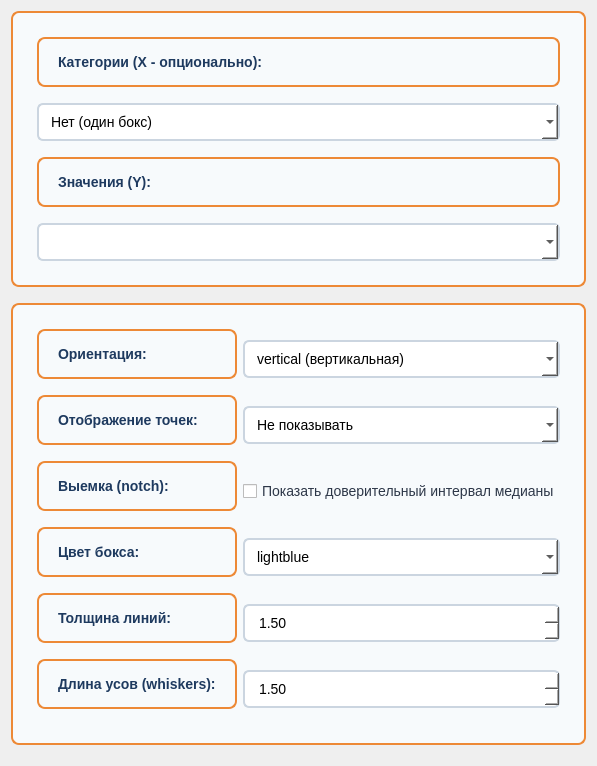
              <widget class="QWidget" name="scrollAreaWidgetContents_box">
               <layout class="QVBoxLayout" name="verticalLayout_box_scroll">
                <!-- Data Selection -->
                <item>
                 <widget class="QFrame" name="box_data_frame">
                  <property name="styleSheet">
                   <string notr="true">QFrame {
    background-color: #f7fafc;
    border: 2px solid #ed8936;
    border-radius: 8px;
    padding: 15px;
    margin-bottom: 10px;
}</string>
                  </property>
                  <layout class="QVBoxLayout" name="verticalLayout_box_data">
                   <item>
                    <widget class="QLabel" name="label_box_category">
                     <property name="styleSheet">
                      <string notr="true">color: #1e3a5f;
font-size: 14px;
font-weight: bold;</string>
                     </property>
                     <property name="text">
                      <string>Категории (X - опционально):</string>
                     </property>
                    </widget>
                   </item>
                   <item>
                    <widget class="QComboBox" name="box_category_combo">
                     <property name="styleSheet">
                      <string notr="true">QComboBox {
    background-color: white;
    border: 2px solid #cbd5e0;
    border-radius: 6px;
    padding: 8px 12px;
    font-size: 14px;
}</string>
                     </property>
                     <item>
                      <property name="text">
                       <string>Нет (один бокс)</string>
                      </property>
                     </item>
                    </widget>
                   </item>
                   <item>
                    <widget class="QLabel" name="label_box_values">
                     <property name="styleSheet">
                      <string notr="true">color: #1e3a5f;
font-size: 14px;
font-weight: bold;
margin-top: 10px;</string>
                     </property>
                     <property name="text">
                      <string>Значения (Y):</string>
                     </property>
                    </widget>
                   </item>
                   <item>
                    <widget class="QComboBox" name="box_values_combo">
                     <property name="styleSheet">
                      <string notr="true">QComboBox {
    background-color: white;
    border: 2px solid #cbd5e0;
    border-radius: 6px;
    padding: 8px 12px;
    font-size: 14px;
}</string>
                     </property>
                    </widget>
                   </item>
                  </layout>
                 </widget>
                </item>

                <!-- Style Settings -->
                <item>
                 <widget class="QFrame" name="box_style_frame">
                  <property name="styleSheet">
                   <string notr="true">QFrame {
    background-color: #f7fafc;
    border: 2px solid #ed8936;
    border-radius: 8px;
    padding: 15px;
    margin-bottom: 10px;
}</string>
                  </property>
                  <layout class="QGridLayout" name="gridLayout_box_style">
                   <item row="0" column="0">
                    <widget class="QLabel" name="label_box_orientation">
                     <property name="styleSheet">
                      <string notr="true">color: #1e3a5f;
font-size: 14px;
font-weight: bold;</string>
                     </property>
                     <property name="text">
                      <string>Ориентация:</string>
                     </property>
                    </widget>
                   </item>
                   <item row="0" column="1">
                    <widget class="QComboBox" name="box_orientation_combo">
                     <property name="styleSheet">
                      <string notr="true">QComboBox {
    background-color: white;
    border: 2px solid #cbd5e0;
    border-radius: 6px;
    padding: 8px 12px;
    font-size: 14px;
    min-width: 150px;
}</string>
                     </property>
                     <item>
                      <property name="text">
                       <string>vertical (вертикальная)</string>
                      </property>
                     </item>
                     <item>
                      <property name="text">
                       <string>horizontal (горизонтальная)</string>
                      </property>
                     </item>
                    </widget>
                   </item>
                   <item row="1" column="0">
                    <widget class="QLabel" name="label_box_show_points">
                     <property name="styleSheet">
                      <string notr="true">color: #1e3a5f;
font-size: 14px;
font-weight: bold;</string>
                     </property>
                     <property name="text">
                      <string>Отображение точек:</string>
                     </property>
                    </widget>
                   </item>
                   <item row="1" column="1">
                    <widget class="QComboBox" name="box_show_points_combo">
                     <property name="styleSheet">
                      <string notr="true">QComboBox {
    background-color: white;
    border: 2px solid #cbd5e0;
    border-radius: 6px;
    padding: 8px 12px;
    font-size: 14px;
    min-width: 150px;
}</string>
                     </property>
                     <item>
                      <property name="text">
                       <string>Не показывать</string>
                      </property>
                     </item>
                     <item>
                      <property name="text">
                       <string>outliers (только выбросы)</string>
                      </property>
                     </item>
                     <item>
                      <property name="text">
                       <string>all (все точки)</string>
                      </property>
                     </item>
                    </widget>
                   </item>
                   <item row="2" column="0">
                    <widget class="QLabel" name="label_box_notch">
                     <property name="styleSheet">
                      <string notr="true">color: #1e3a5f;
font-size: 14px;
font-weight: bold;</string>
                     </property>
                     <property name="text">
                      <string>Выемка (notch):</string>
                     </property>
                    </widget>
                   </item>
                   <item row="2" column="1">
                    <widget class="QCheckBox" name="box_notch_checkbox">
                     <property name="styleSheet">
                      <string notr="true">QCheckBox {
    font-size: 14px;
    color: #2d3748;
}</string>
                     </property>
                     <property name="text">
                      <string>Показать доверительный интервал медианы</string>
                     </property>
                     <property name="checked">
                      <bool>false</bool>
                     </property>
                    </widget>
                   </item>
                   <item row="3" column="0">
                    <widget class="QLabel" name="label_box_color">
                     <property name="styleSheet">
                      <string notr="true">color: #1e3a5f;
font-size: 14px;
font-weight: bold;</string>
                     </property>
                     <property name="text">
                      <string>Цвет бокса:</string>
                     </property>
                    </widget>
                   </item>
                   <item row="3" column="1">
                    <widget class="QComboBox" name="box_color_combo">
                     <property name="styleSheet">
                      <string notr="true">QComboBox {
    background-color: white;
    border: 2px solid #cbd5e0;
    border-radius: 6px;
    padding: 8px 12px;
    font-size: 14px;
    min-width: 150px;
}</string>
                     </property>
                     <item>
                      <property name="text">
                       <string>lightblue</string>
                      </property>
                     </item>
                     <item>
                      <property name="text">
                       <string>lightgreen</string>
                      </property>
                     </item>
                     <item>
                      <property name="text">
                       <string>lightcoral</string>
                      </property>
                     </item>
                     <item>
                      <property name="text">
                       <string>wheat</string>
                      </property>
                     </item>
                    </widget>
                   </item>
                   <item row="4" column="0">
                    <widget class="QLabel" name="label_box_linewidth">
                     <property name="styleSheet">
                      <string notr="true">color: #1e3a5f;
font-size: 14px;
font-weight: bold;</string>
                     </property>
                     <property name="text">
                      <string>Толщина линий:</string>
                     </property>
                    </widget>
                   </item>
                   <item row="4" column="1">
                    <widget class="QDoubleSpinBox" name="box_linewidth_spin">
                     <property name="styleSheet">
                      <string notr="true">QDoubleSpinBox {
    background-color: white;
    border: 2px solid #cbd5e0;
    border-radius: 6px;
    padding: 8px 12px;
    font-size: 14px;
    min-width: 100px;
}</string>
                     </property>
                     <property name="minimum">
                      <double>0.5</double>
                     </property>
                     <property name="maximum">
                      <double>5.0</double>
                     </property>
                     <property name="singleStep">
                      <double>0.5</double>
                     </property>
                     <property name="value">
                      <double>1.5</double>
                     </property>
                    </widget>
                   </item>
                   <item row="5" column="0">
                    <widget class="QLabel" name="label_box_whis">
                     <property name="styleSheet">
                      <string notr="true">color: #1e3a5f;
font-size: 14px;
font-weight: bold;</string>
                     </property>
                     <property name="text">
                      <string>Длина усов (whiskers):</string>
                     </property>
                    </widget>
                   </item>
                   <item row="5" column="1">
                    <widget class="QDoubleSpinBox" name="box_whis_spin">
                     <property name="styleSheet">
                      <string notr="true">QDoubleSpinBox {
    background-color: white;
    border: 2px solid #cbd5e0;
    border-radius: 6px;
    padding: 8px 12px;
    font-size: 14px;
    min-width: 100px;
}</string>
                     </property>
                     <property name="minimum">
                      <double>1.0</double>
                     </property>
                     <property name="maximum">
                      <double>5.0</double>
                     </property>
                     <property name="singleStep">
                      <double>0.5</double>
                     </property>
                     <property name="value">
                      <double>1.5</double>
                     </property>
                    </widget>
                   </item>
                  </layout>
                 </widget>
                </item>
               </layout>
              </widget>
